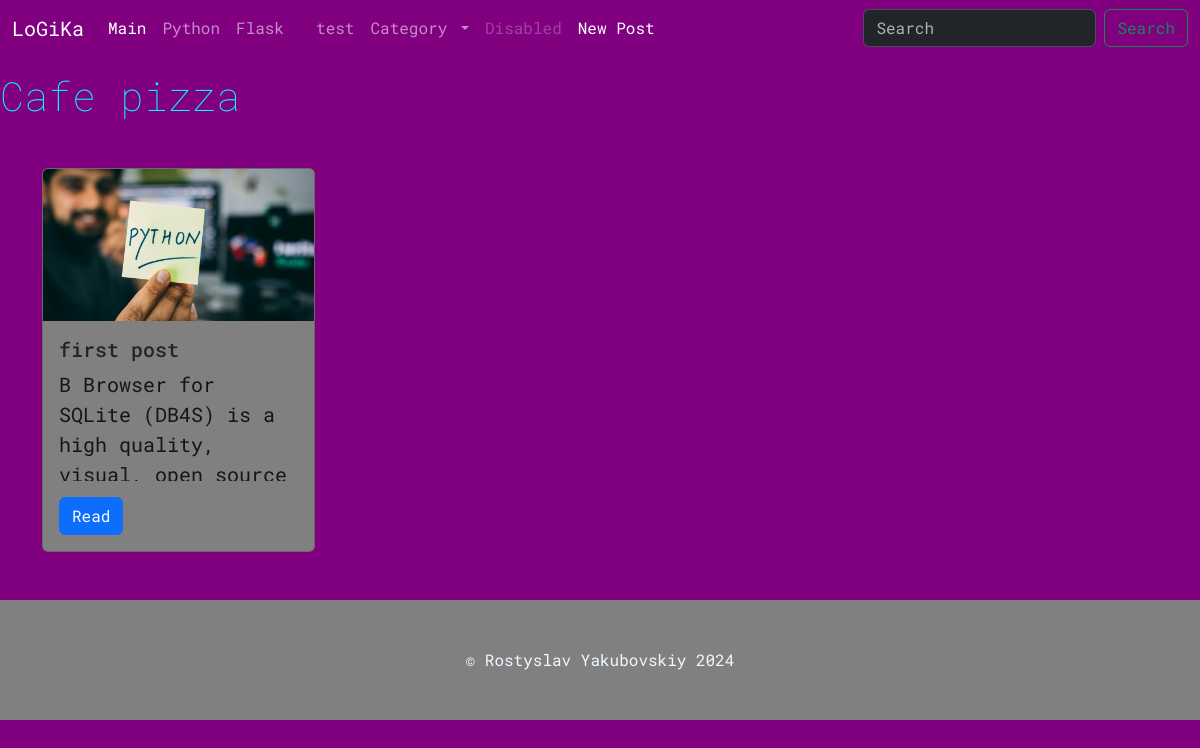
The page /category/3 on the database its author committed.
### tables this page shows
CREATE TABLE "categories" (
	"id"	INTEGER,
	"title"	TEXT NOT NULL,
	PRIMARY KEY("id" AUTOINCREMENT)
);

CREATE TABLE "posts" (
	"id"	INTEGER,
	"category_id"	INTEGER,
	"title"	TEXT NOT NULL,
	"text"	TEXT,
	"image"	TEXT,
	"created"	TEXT DEFAULT CURRENT_TIMESTAMP,
	FOREIGN KEY("category_id") REFERENCES "categories"("id"),
	PRIMARY KEY("id" AUTOINCREMENT)
);

### app.py (the view)
@app.route("/category/<category_id>")
def posts_by_category(category_id):
    categories = db.get_all_categories()
    posts = db.get_posts_by_category(int(category_id))
    return render_template("category_post.html",categories=categories,posts=posts)#результат який відображається

### sql_queries.py (called while the page is built)
    def open(self):
        self.conn = sqlite3.connect(self.dbname) # підключаємося до бази данних
        self.cursor = self.conn.cursor()#створюємо курсор

    def close(self):
        self.cursor.close()
        self.conn.close()# закриваємо все в кінці коду

    def get_posts_by_category(self,category_id):
        self.open()
        self.cursor.execute("SELECT * FROM posts WHERE category_id=(?)",[category_id])
        data = self.cursor.fetchall()
        self.close()
        return data

    def get_all_categories(self):
        self.open()
        self.cursor.execute("SELECT * FROM categories")
        data = self.cursor.fetchall()
        self.close()
        return data

### templates/category_post.html
{% extends 'base.html' %}
{% block content %}
    <h1 class = "my-3">Cafe pizza</h1>
  <div class="container my-5">
    <div class="row row-cols-1 row-cols-md-2 row-cols-lg-3 row-cols-xl-4 g-2">
        {% for post in posts %}
          <div class = "col">
          {% include 'post_card.html' %}
        </div>
        {% endfor %}
    </div>
  </div>
{% endblock content %}

### templates/menu.html (shortened to what this page needs)
<nav class="navbar navbar-expand-lg " data-bs-theme="dark" style="background-color:purple">
    <div class="container-fluid">
      <a class="navbar-brand" href="#">LoGiKa</a>
      <div class="collapse navbar-collapse" id="navbarSupportedContent">
        <ul class="navbar-nav me-auto mb-2 mb-lg-0">
          <li class="nav-item">
            <a class="nav-link active" aria-current="page" href="{{ url_for('index') }}">Main</a>
          </li>
          {% for category in categories %}
          <li class="nav-item">
            <a class="nav-link" href="{{ url_for('posts_by_category', category_id=category[0]) }}">{{category[1]}}</a>
          </li>
          {% endfor %}
          <li class="nav-item dropdown">
            <a class="nav-link dropdown-toggle" href="#" role="button" data-bs-toggle="dropdown" aria-expanded="false">
              Category
            </a>
          </li>
          <li class="nav-item">
            <a class="nav-link disabled" aria-disabled="true">Disabled</a>
          </li>
          <li class="nav-item">
            <a class="nav-link active" aria-current="page" href="{{ url_for('newpost') }}">New Post</a>
          </li>
        </ul>
        <form class="d-flex" role="search">
          <input class="form-control me-2" type="search" placeholder="Search" aria-label="Search">
          <button class="btn btn-outline-success" type="submit">Search</button>
        </form>
      </div>
    </div>
  </nav>

### templates/post_card.html
<div class="card h-100" style="max-width: 25rem; background-color: grey">
    {% if post[4] %}
      <img src="{{ url_for('static', filename='img/'+post[4]) }}" class="card-img-top" alt="...">
    {% else %}
      <img src="{{ url_for('static', filename='img/1.jpg') }}" class="card-img-top" alt="...">
    {% endif %}
      <div class="card-body">
      <h5 class="card-title">{{post[2]}}</h5>
      <p class="card-text overflow-y-hidden" style ="height: 7rem">{{post[3]}}</p>
      <a href="{{ url_for('post', post_id=post[0]) }}" class="btn btn-primary">Read</a>
    </div>
  </div>

### static/style.css (style rules this page uses)
p { color:rgb(23, 20, 20); font-size: 20px; }
body { background: purple; color: antiquewhite; font-family: "Roboto Mono", monospace; }
h1 { color: aqua; font-weight: 100; }

### rows shown on the page
categories: title "Python"
categories: title "Flask"
categories: title "test"
posts: image (picture), title "first post", text "B Browser for SQLite (DB4S) is a high quality, visual, open source…"
